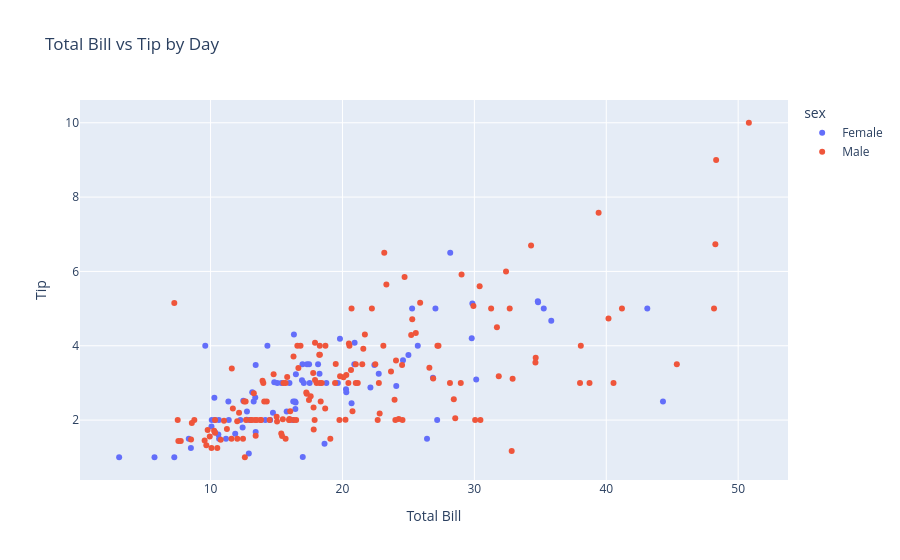

This figure's notebook cell:
### Code cell
fig = px.scatter(df, x = 'total_bill', y = 'tip', color = 'sex', title = 'Total Bill vs Tip by Day', labels={'total_bill': 'Total Bill', 'tip': 'Tip'}, color_continuous_scale='Viridis')
fig.show()

### Figure 1 — Plotly figure (JSON) as saved in the notebook; plotly's stock layout.template omitted (floating-point values rounded to 4 significant figures; data arrays with more than 128 entries replaced by an {"elided": "..."} marker saying what was removed)
{"data": [{"hovertemplate": "sex=Female<br>Total Bill=%{x}<br>Tip=%{y}<extra></extra>", "legendgroup": "Female", "marker": {"color": "#636efa", "symbol": "circle"}, "mode": "markers", "name": "Female", "orientation": "v", "showlegend": true, "type": "scatter", "x": [16.99, 24.59, 35.26, 14.83, 10.33, 16.97, 20.29, 15.77, 19.65, 15.06, 20.69, 16.93, 10.29, 34.81, 26.41, 16.45, 3.07, 17.07, 26.86, 25.28, 14.73, 10.07, 34.83, 5.75, 16.32, 22.75, 11.35, 15.38, 44.3, 22.42, 20.92, 14.31, 7.25, 25.71, 17.31, 10.65, 12.43, 24.08, 13.42, 12.48, 29.8, 14.52, 11.38, 20.27, 11.17, 12.26, 18.26, 8.51, 10.33, 14.15, 13.16, 17.47, 27.05, 16.43, 8.35, 18.64, 11.87, 29.85, 25.0, 13.39, 16.21, 17.51, 10.59, 10.63, 9.6, 20.9, 18.15, 19.81, 43.11, 13.0, 12.74, 13.0, 16.4, 16.47, 12.76, 13.27, 28.17, 12.9, 30.14, 13.42, 15.98, 16.27, 10.09, 22.12, 35.83, 27.18, 18.78], "xaxis": "x", "y": [1.01, 3.61, 5.0, 3.02, 1.67, 3.5, 2.75, 2.23, 3.0, 3.0, 2.45, 3.07, 2.6, 5.2, 1.5, 2.47, 1.0, 3.0, 3.14, 5.0, 2.2, 1.83, 5.17, 1.0, 4.3, 3.25, 2.5, 3.0, 2.5, 3.48, 4.08, 4.0, 1.0, 4.0, 3.5, 1.5, 1.8, 2.92, 1.68, 2.52, 4.2, 2.0, 2.0, 2.83, 1.5, 2.0, 3.25, 1.25, 2.0, 2.0, 2.75, 3.5, 5.0, 2.3, 1.5, 1.36, 1.63, 5.14, 3.75, 2.61, 2.0, 3.0, 1.61, 2.0, 4.0, 3.5, 3.5, 4.19, 5.0, 2.0, 2.01, 2.0, 2.5, 3.23, 2.23, 2.5, 6.5, 1.1, 3.09, 3.48, 3.0, 2.5, 2.0, 2.88, 4.67, 2.0, 3.0], "yaxis": "y"}, {"hovertemplate": "sex=Male<br>Total Bill=%{x}<br>Tip=%{y}<extra></extra>", "legendgroup": "Male", "marker": {"color": "#EF553B", "symbol": "circle"}, "mode": "markers", "name": "Male", "orientation": "v", "showlegend": true, "type": "scatter", "x": {"elided": "157 float values"}, "xaxis": "x", "y": {"elided": "157 float values"}, "yaxis": "y"}], "layout": {"legend": {"title": {"text": "sex"}, "tracegroupgap": 0}, "title": {"text": "Total Bill vs Tip by Day"}, "xaxis": {"anchor": "y", "domain": [0, 1], "title": {"text": "Total Bill"}}, "yaxis": {"anchor": "x", "domain": [0, 1], "title": {"text": "Tip"}}}}
